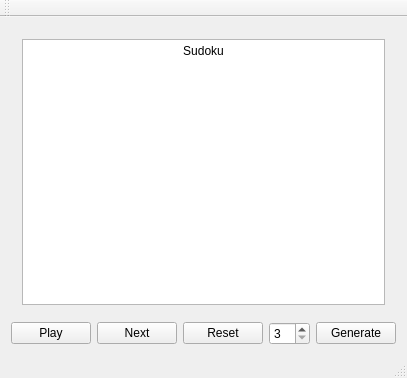
<?xml version="1.0" encoding="UTF-8"?>
<ui version="4.0">
 <class>MainWindow</class>
 <widget class="QMainWindow" name="MainWindow">
  <property name="geometry">
   <rect>
    <x>0</x>
    <y>0</y>
    <width>399</width>
    <height>378</height>
   </rect>
  </property>
  <property name="windowTitle">
   <string>Sudoku</string>
  </property>
  <widget class="QWidget" name="centralWidget">
   <layout class="QVBoxLayout" name="verticalLayout">
    <item>
     <widget class="QStackedWidget" name="stackedWidget">
      <property name="currentIndex">
       <number>0</number>
      </property>
      <widget class="QWidget" name="page">
       <layout class="QHBoxLayout" name="horizontalLayout_2">
        <item>
         <widget class="QTextBrowser" name="textBrowser">
          <property name="html">
           <string>&lt;!DOCTYPE HTML PUBLIC &quot;-//W3C//DTD HTML 4.0//EN&quot; &quot;http://www.w3.org/TR/REC-html40/strict.dtd&quot;&gt;
&lt;html&gt;&lt;head&gt;&lt;meta name=&quot;qrichtext&quot; content=&quot;1&quot; /&gt;&lt;style type=&quot;text/css&quot;&gt;
p, li { white-space: pre-wrap; }
&lt;/style&gt;&lt;/head&gt;&lt;body style=&quot; font-family:'Sans Serif'; font-size:9pt; font-weight:400; font-style:normal;&quot;&gt;
&lt;p align=&quot;center&quot; style=&quot; margin-top:0px; margin-bottom:0px; margin-left:0px; margin-right:0px; -qt-block-indent:0; text-indent:0px;&quot;&gt;Sudoku&lt;/p&gt;&lt;/body&gt;&lt;/html&gt;</string>
          </property>
         </widget>
        </item>
       </layout>
      </widget>
     </widget>
    </item>
    <item>
     <layout class="QHBoxLayout" name="horizontalLayout">
      <property name="sizeConstraint">
       <enum>QLayout::SetMinimumSize</enum>
      </property>
      <item>
       <widget class="QPushButton" name="playButton">
        <property name="text">
         <string>Play</string>
        </property>
       </widget>
      </item>
      <item>
       <widget class="QPushButton" name="nextButton">
        <property name="text">
         <string>Next</string>
        </property>
       </widget>
      </item>
      <item>
       <widget class="QPushButton" name="resetButton">
        <property name="text">
         <string>Reset</string>
        </property>
       </widget>
      </item>
      <item>
       <widget class="QSpinBox" name="spinBox">
        <property name="minimum">
         <number>3</number>
        </property>
       </widget>
      </item>
      <item>
       <widget class="QPushButton" name="generateButton">
        <property name="text">
         <string>Generate</string>
        </property>
       </widget>
      </item>
     </layout>
    </item>
   </layout>
  </widget>
  <widget class="QMenuBar" name="menuBar">
   <property name="geometry">
    <rect>
     <x>0</x>
     <y>0</y>
     <width>399</width>
     <height>17</height>
    </rect>
   </property>
  </widget>
  <widget class="QToolBar" name="mainToolBar">
   <attribute name="toolBarArea">
    <enum>TopToolBarArea</enum>
   </attribute>
   <attribute name="toolBarBreak">
    <bool>false</bool>
   </attribute>
  </widget>
  <widget class="QStatusBar" name="statusBar"/>
 </widget>
 <layoutdefault spacing="6" margin="11"/>
 <resources/>
 <connections/>
</ui>
